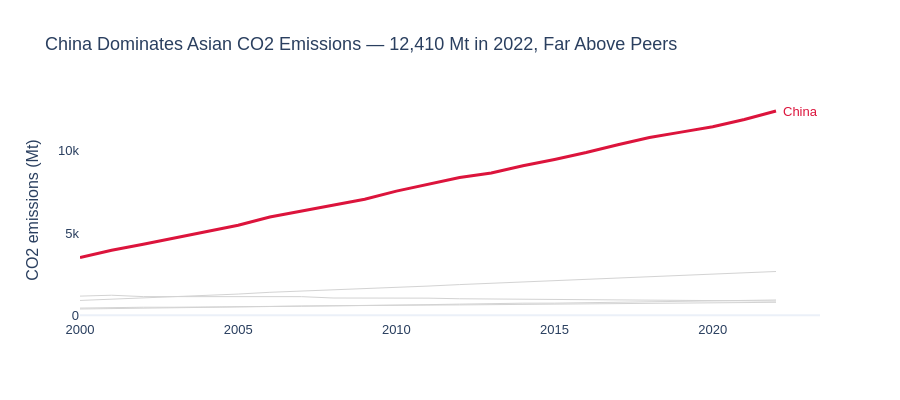

The cell this chart's notebook holds for it:
### Markdown cell above
---
## Task 2 — A line chart showing CO2 emissions over time for all Asian countries in the dataset, with one country highlighted.

**same requirements as Task1**

### Code cell
# Task 2 
# YOUR CODE HERE

# Task 2: CO2 emissions for Asian countries, with China highlighted

asia = df[df['Region'] == 'Asia']
highlight = 'China'

# Draw every Asian country in light grey first
fig = px.line(
    asia, x='Year', y='CO2_Mt', 
    line_group='Country',
    color=asia['Country'].where(asia['Country'] == highlight, 'Other'),
    color_discrete_map={highlight: 'crimson', 'Other': 'lightgrey'},
    category_orders={'color': ['Other', highlight]},
    hover_name='Country',
    labels={'CO2_Mt': 'CO2 emissions (Mt)'},
    title="China Dominates Asian CO2 Emissions — 12,410 Mt in 2022, Far Above Peers",
    template='plotly_white',
    height=400
)

# Add China as the coloured line
china = asia[asia['Country'] == highlight]

fig.update_traces(line_width=1)
fig.update_traces(line_width=3, selector={'name': highlight})
fig.update_traces(hovertemplate='<b>%{hovertext}</b><br>Year=%{x}<br>CO2 emissions (Mt)=%{y:,.0f}<extra></extra>')

# Label China at the end of its line
last = asia[(asia['Country'] == highlight) & (asia['Year'] == asia['Year'].max())].iloc[0]
fig.add_annotation(
    x=last['Year'], y=last['CO2_Mt'], text=highlight,
    showarrow=False, xanchor='left', xshift=5, font=dict(color='crimson')
)

fig.update_layout(
    showlegend=False,
    yaxis=dict(showgrid=False),
    xaxis=dict(showgrid=False, title=''),
    font=dict(family='Arial', size=13)
)

fig.show()

### Figure 1 — Plotly figure (JSON) as saved in the notebook; plotly's stock layout.template omitted (floating-point values rounded to 4 significant figures)
{"data": [{"hovertemplate": "<b>%{hovertext}</b><br>Year=%{x}<br>CO2 emissions (Mt)=%{y:,.0f}<extra></extra>", "hovertext": ["India", "India", "India", "India", "India", "India", "India", "India", "India", "India", "India", "India", "India", "India", "India", "India", "India", "India", "India", "India", "India", "India", "India"], "legendgroup": "Other", "line": {"color": "lightgrey", "dash": "solid", "width": 1}, "marker": {"symbol": "circle"}, "mode": "lines", "name": "Other", "orientation": "v", "showlegend": true, "type": "scatter", "x": [2000, 2001, 2002, 2003, 2004, 2005, 2006, 2007, 2008, 2009, 2010, 2011, 2012, 2013, 2014, 2015, 2016, 2017, 2018, 2019, 2020, 2021, 2022], "xaxis": "x", "y": [901.6, 974.6, 1056.0, 1146.0, 1205.0, 1291.0, 1396.0, 1466.0, 1542.0, 1637.0, 1687.0, 1774.0, 1865.0, 1945.0, 1994.0, 2092.0, 2177.0, 2267.0, 2345.0, 2419.0, 2466.0, 2580.0, 2661.0], "yaxis": "y"}, {"hovertemplate": "<b>%{hovertext}</b><br>Year=%{x}<br>CO2 emissions (Mt)=%{y:,.0f}<extra></extra>", "hovertext": ["Japan", "Japan", "Japan", "Japan", "Japan", "Japan", "Japan", "Japan", "Japan", "Japan", "Japan", "Japan", "Japan", "Japan", "Japan", "Japan", "Japan", "Japan", "Japan", "Japan", "Japan", "Japan", "Japan"], "legendgroup": "Other", "line": {"color": "lightgrey", "dash": "solid", "width": 1}, "marker": {"symbol": "circle"}, "mode": "lines", "name": "Other", "orientation": "v", "showlegend": false, "type": "scatter", "x": [2000, 2001, 2002, 2003, 2004, 2005, 2006, 2007, 2008, 2009, 2010, 2011, 2012, 2013, 2014, 2015, 2016, 2017, 2018, 2019, 2020, 2021, 2022], "xaxis": "x", "y": [1166.0, 1220.0, 1136.0, 1131.0, 1151.0, 1127.0, 1101.0, 1133.0, 1050.0, 1061.0, 1064.0, 1042.0, 1005.0, 990.9, 1010.0, 996.6, 967.4, 925.1, 916.6, 914.5, 902.8, 898.1, 865.1], "yaxis": "y"}, {"hovertemplate": "<b>%{hovertext}</b><br>Year=%{x}<br>CO2 emissions (Mt)=%{y:,.0f}<extra></extra>", "hovertext": ["South Korea", "South Korea", "South Korea", "South Korea", "South Korea", "South Korea", "South Korea", "South Korea", "South Korea", "South Korea", "South Korea", "South Korea", "South Korea", "South Korea", "South Korea", "South Korea", "South Korea", "South Korea", "South Korea", "South Korea", "South Korea", "South Korea", "South Korea"], "legendgroup": "Other", "line": {"color": "lightgrey", "dash": "solid", "width": 1}, "marker": {"symbol": "circle"}, "mode": "lines", "name": "Other", "orientation": "v", "showlegend": false, "type": "scatter", "x": [2000, 2001, 2002, 2003, 2004, 2005, 2006, 2007, 2008, 2009, 2010, 2011, 2012, 2013, 2014, 2015, 2016, 2017, 2018, 2019, 2020, 2021, 2022], "xaxis": "x", "y": [438.1, 481.5, 490.6, 490.8, 494.6, 537.2, 539.0, 566.1, 570.0, 585.4, 595.9, 620.6, 631.1, 649.6, 646.2, 686.5, 704.0, 706.0, 738.5, 750.8, 755.8, 777.3, 789.5], "yaxis": "y"}, {"hovertemplate": "<b>%{hovertext}</b><br>Year=%{x}<br>CO2 emissions (Mt)=%{y:,.0f}<extra></extra>", "hovertext": ["Indonesia", "Indonesia", "Indonesia", "Indonesia", "Indonesia", "Indonesia", "Indonesia", "Indonesia", "Indonesia", "Indonesia", "Indonesia", "Indonesia", "Indonesia", "Indonesia", "Indonesia", "Indonesia", "Indonesia", "Indonesia", "Indonesia", "Indonesia", "Indonesia", "Indonesia", "Indonesia"], "legendgroup": "Other", "line": {"color": "lightgrey", "dash": "solid", "width": 1}, "marker": {"symbol": "circle"}, "mode": "lines", "name": "Other", "orientation": "v", "showlegend": false, "type": "scatter", "x": [2000, 2001, 2002, 2003, 2004, 2005, 2006, 2007, 2008, 2009, 2010, 2011, 2012, 2013, 2014, 2015, 2016, 2017, 2018, 2019, 2020, 2021, 2022], "xaxis": "x", "y": [382.8, 400.4, 430.7, 453.8, 482.6, 501.9, 533.0, 551.8, 586.6, 602.5, 614.5, 647.3, 680.1, 717.7, 736.3, 738.2, 768.8, 813.7, 834.8, 872.3, 876.5, 898.5, 930.5], "yaxis": "y"}, {"hovertemplate": "<b>%{hovertext}</b><br>Year=%{x}<br>CO2 emissions (Mt)=%{y:,.0f}<extra></extra>", "hovertext": ["China", "China", "China", "China", "China", "China", "China", "China", "China", "China", "China", "China", "China", "China", "China", "China", "China", "China", "China", "China", "China", "China", "China"], "legendgroup": "China", "line": {"color": "crimson", "dash": "solid", "width": 3}, "marker": {"symbol": "circle"}, "mode": "lines", "name": "China", "orientation": "v", "showlegend": true, "type": "scatter", "x": [2000, 2001, 2002, 2003, 2004, 2005, 2006, 2007, 2008, 2009, 2010, 2011, 2012, 2013, 2014, 2015, 2016, 2017, 2018, 2019, 2020, 2021, 2022], "xaxis": "x", "y": [3514.0, 3952.0, 4312.0, 4692.0, 5079.0, 5468.0, 5974.0, 6323.0, 6673.0, 7053.0, 7543.0, 7972.0, 8365.0, 8641.0, 9078.0, 9466.0, 9887.0, 10360.0, 10790.0, 11130.0, 11450.0, 11900.0, 12410.0], "yaxis": "y"}], "layout": {"annotations": [{"font": {"color": "crimson"}, "showarrow": false, "text": "China", "x": 2022, "xanchor": "left", "xshift": 5, "y": 12410.0}], "font": {"family": "Arial", "size": 13}, "height": 400, "legend": {"title": {"text": "color"}, "tracegroupgap": 0}, "showlegend": false, "title": {"text": "China Dominates Asian CO2 Emissions — 12,410 Mt in 2022, Far Above Peers"}, "xaxis": {"anchor": "y", "domain": [0, 1], "showgrid": false, "title": {"text": ""}}, "yaxis": {"anchor": "x", "domain": [0, 1], "showgrid": false, "title": {"text": "CO2 emissions (Mt)"}}}}
